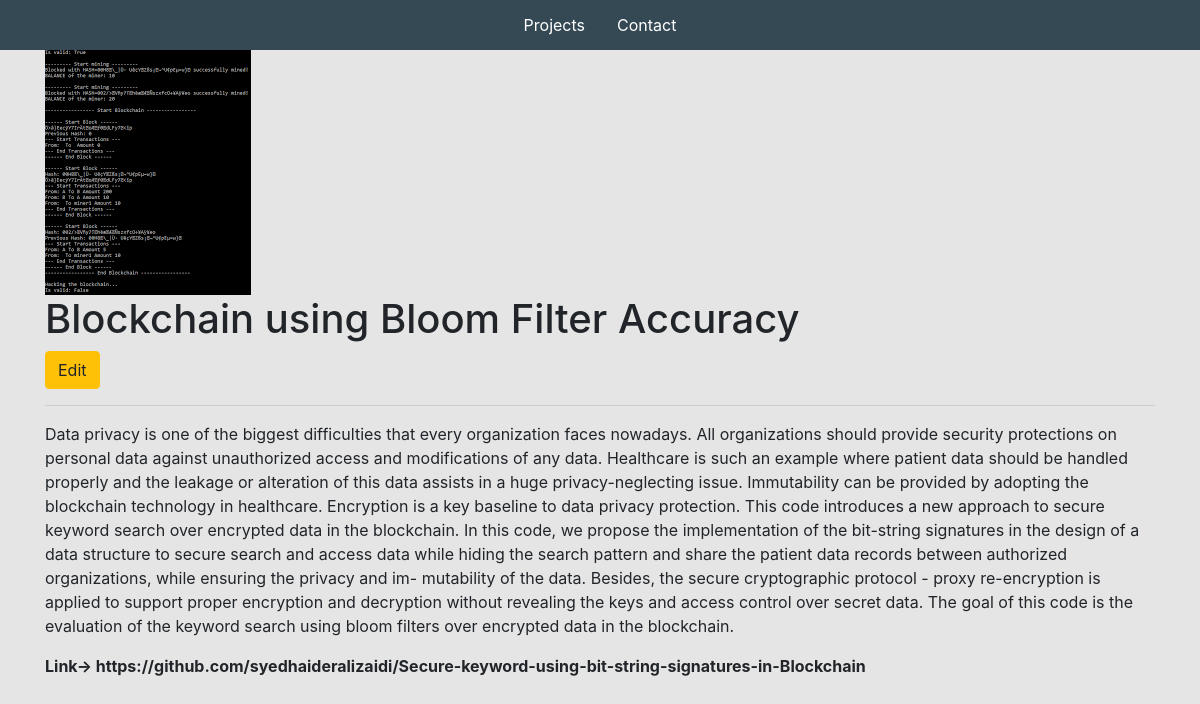
Screenshot of /project/80aeb02c-4709-4b49-8dcc-c8c63af3b006 with the database file from the repository.
### base/models.py (models this page shows, shortened)
class Project(models.Model):
    title = models.CharField(max_length=200)
    thumbnail = models.ImageField(null=True)
    body = RichTextUploadingField()
    slug = models.SlugField(null=True, blank=True)
    created = models.DateTimeField(auto_now_add=True)
    id = models.UUIDField(default=uuid.uuid4,  unique=True,
                          primary_key=True, editable=False)

### base/views.py (the view)
# urls.py: path('project/<str:pk>',views.projectPage,name="project"),
def projectPage(request,pk):
    project=Project.objects.get(id=pk)
    context = {'project':project}
    return render(request,'base/project.html',context)

### base/templates/base/project.html
{% extends 'base/main.html' %}
{% load static %}
{% block content %}
<div class="container">
    <img class="project--image" src="{{project.thumbnail.url}}">
    <h1>{{project.title}}</h1>
    <a class="btn btn-warning" href="{% url 'edit-project' project.id %}">Edit</a>
    <hr>
    <p>{{project.body| safe}}</p>
</div>
{% endblock content %}

### static/styles/main.css (style rules this page uses)
body { background-color: #E5E5E5; scroll-behavior: smooth; }
.project--image { max-width: 800px; }

### rows the page displays
Project: thumbnail (picture), title "Blockchain using Bloom Filter Accuracy", body "Data privacy is one of the biggest difficulties that every organization faces nowadays. All organizations should provide security protections on personal data against unauthorized access and modifications of any data. Healthcare is such an example where patient data should be handled properly and the leakage or alteration of this data assists in a huge privacy-neglecting issue. Immutability can be provided by adopting the blockchain technology in healthcare. Encryption is a key baseline to data privacy protection. This code introduces a new approach to secure keyword search over encrypted data in the blockchain. In this code, we propose the implementation of the bit-string signatures in the…"
